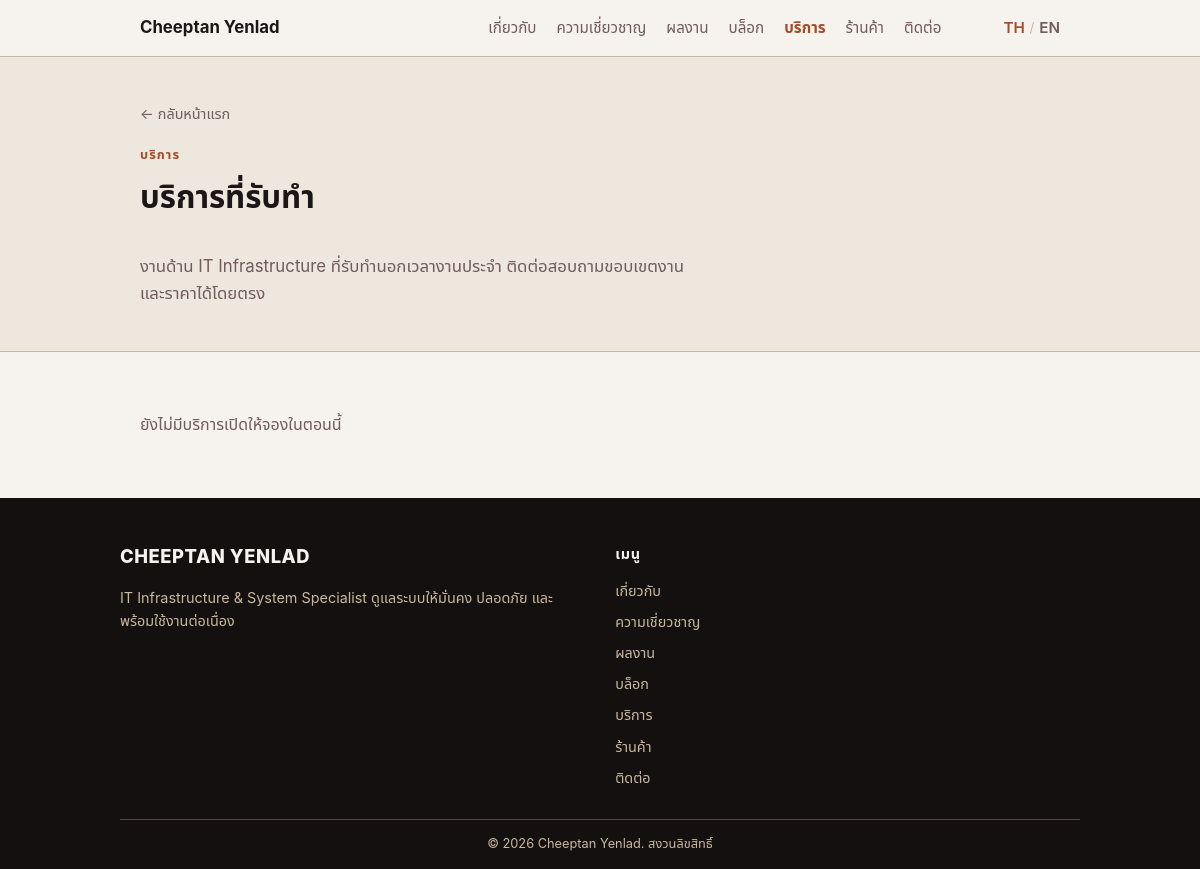
The app's page /services.php, older data.
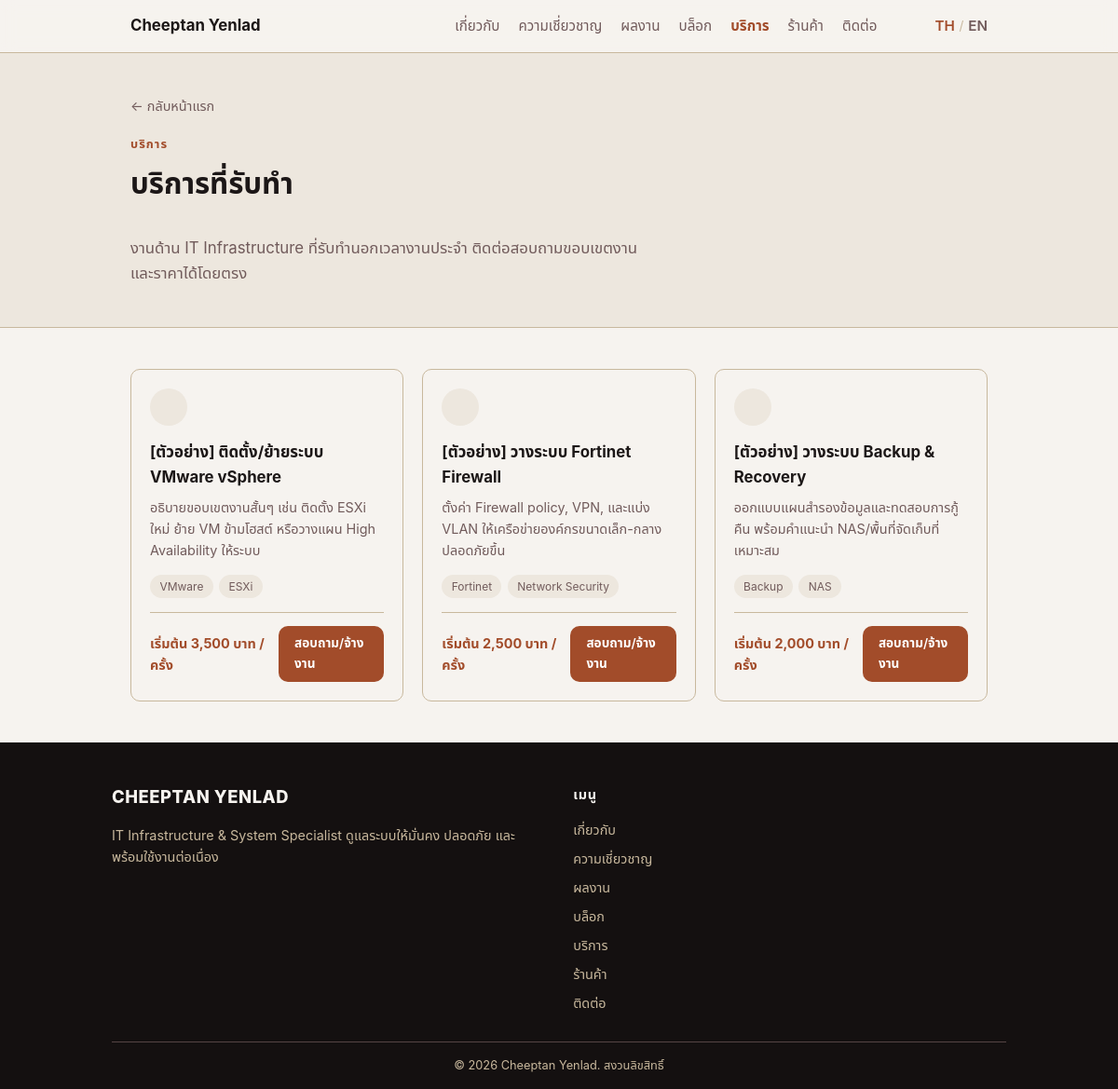
The same page, newer data.
### tables this page shows
CREATE TABLE IF NOT EXISTS services (
    id INT UNSIGNED AUTO_INCREMENT PRIMARY KEY,
    icon VARCHAR(40) NOT NULL DEFAULT 'server',
    title_th VARCHAR(255) NOT NULL,
    title_en VARCHAR(255) NOT NULL,
    description_th TEXT NOT NULL,
    description_en TEXT NOT NULL,
    price_th VARCHAR(100) NOT NULL,
    price_en VARCHAR(100) NOT NULL,
    tags VARCHAR(255) NOT NULL DEFAULT '',
    is_active TINYINT(1) NOT NULL DEFAULT 1,
    sort_order INT NOT NULL DEFAULT 0,
    created_at TIMESTAMP NOT NULL DEFAULT CURRENT_TIMESTAMP,
    updated_at TIMESTAMP NOT NULL DEFAULT CURRENT_TIMESTAMP ON UPDATE CURRENT_TIMESTAMP
);

### includes/lang.php (called while the page is built, shortened)
<?php
function resolve_site_language(): string
{
    return SITE_DEFAULT_LANGUAGE;
}

### includes/db.php (called while the page is built, shortened)
<?php
function get_db(): PDO
{
    static $pdo = null;
    if ($pdo === null) {
        $host = env_get('DB_HOST') ?: 'localhost';
        $dbname = env_get('DB_NAME') ?: 'p1_home_blog';
        $user = env_get('DB_USER') ?: 'root';
        $pass = env_get('DB_PASS') ?: '';
        $pdo = new PDO(
            "mysql:host={$host};dbname={$dbname};charset=utf8mb4",
            $user,
            $pass,
            [
                PDO::ATTR_ERRMODE => PDO::ERRMODE_EXCEPTION,
                PDO::ATTR_DEFAULT_FETCH_MODE => PDO::FETCH_ASSOC,
            ]
        );
    }
    return $pdo;
}

### services.php (the view, shortened to what this page needs)
<?php
require __DIR__ . '/includes/lang.php';
$lang = resolve_site_language();
$all = require __DIR__ . '/config.php';
$data = $all[$lang];
$ui = $data['ui'];
$services = $data['services'];
$currentPage = 'services';
require __DIR__ . '/includes/icons.php';
require __DIR__ . '/includes/db.php';
$titleCol = $lang === 'en' ? 'title_en' : 'title_th';
$descCol = $lang === 'en' ? 'description_en' : 'description_th';
$priceCol = $lang === 'en' ? 'price_en' : 'price_th';
$items = [];
$dbError = false;
try {
    $stmt = get_db()->query(
        "SELECT icon, {$titleCol} AS title, {$descCol} AS description, {$priceCol} AS price, tags
         FROM services
         WHERE is_active = 1
         ORDER BY sort_order ASC, id ASC"
    );
    $items = $stmt->fetchAll();
} catch (PDOException $e) {
    $dbError = true;
}
require __DIR__ . '/includes/header.php';
?>
<section class="page-hero">
    <div class="container">
        <a class="back-link" href="index.php">&larr; <?= htmlspecialchars($services['back_to_home']) ?></a>
        <span class="section-eyebrow"><?= htmlspecialchars($services['eyebrow']) ?></span>
        <h1 class="section-title"><?= htmlspecialchars($services['title']) ?></h1>
        <p class="page-hero-subtitle"><?= htmlspecialchars($services['subtitle']) ?></p>
    </div>
</section>
<section class="services-section">
    <div class="container">
        <?php if ($dbError): ?>
            <p class="blog-state"><?= htmlspecialchars($services['error_state']) ?></p>
        <?php elseif (empty($items)): ?>
            <p class="blog-state"><?= htmlspecialchars($services['empty_state']) ?></p>
        <?php else: ?>
            <div class="services-grid">
                <?php foreach ($items as $i => $item): ?>
                    <div class="service-card reveal" style="--reveal-delay: <?= $i * 70 ?>ms">
                        <div class="service-card-icon"><?= icon($item['icon']) ?></div>
                        <h3 class="service-card-title"><?= htmlspecialchars($item['title']) ?></h3>
                        <p class="service-card-desc"><?= htmlspecialchars($item['description']) ?></p>
                        <?php $tags = array_filter(array_map('trim', explode(',', $item['tags']))); ?>
                        <?php if ($tags): ?>
                            <ul class="service-tags">
                                <?php foreach ($tags as $tag): ?>
                                    <li><?= htmlspecialchars($tag) ?></li>
                                <?php endforeach; ?>
                            </ul>
                        <?php endif; ?>
                        <div class="service-card-footer">
                            <span class="service-price"><?= htmlspecialchars($services['price_prefix']) ?> <?= htmlspecialchars($item['price']) ?></span>
                            <a class="btn btn-primary btn-sm" href="index.php#contact"><?= htmlspecialchars($services['cta_label']) ?></a>
                        </div>
                    </div>
                <?php endforeach; ?>
            </div>
        <?php endif; ?>
    </div>
</section>
<?php require __DIR__ . '/includes/footer.php'; ?>

### includes/header.php (shortened to what this page needs)
<?php
$currentPage = $currentPage ?? 'home';
$features = $features ?? require __DIR__ . '/features.php';
?>
<!DOCTYPE html>
<html lang="<?= htmlspecialchars($lang) ?>">
<head>
    <link rel="stylesheet" href="assets/css/style.css">
</head>
<body>
<header class="site-header">
    <nav class="nav">
        <a class="nav-brand" href="<?= $currentPage === 'home' ? '#top' : 'index.php' ?>"><?= htmlspecialchars($data['site_name']) ?></a>
        <ul class="nav-links" id="nav-links">
            <li><a href="index.php#about"><?= htmlspecialchars($ui['nav_about']) ?></a></li>
            <li><a href="index.php#competencies"><?= htmlspecialchars($ui['nav_competencies']) ?></a></li>
            <li><a href="index.php#achievements"><?= htmlspecialchars($ui['nav_achievements']) ?></a></li>
            <li><a href="blog.php" class="<?= $currentPage === 'blog' ? 'is-active' : '' ?>"><?= htmlspecialchars($ui['nav_blog']) ?></a></li>
            <?php if (!empty($features['services_enabled'])): ?>
            <li><a href="services.php" class="<?= $currentPage === 'services' ? 'is-active' : '' ?>"><?= htmlspecialchars($ui['nav_services']) ?></a></li>
            <?php endif; ?>
            <?php if (!empty($features['shop_enabled'])): ?>
            <li><a href="shop.php" class="<?= $currentPage === 'shop' ? 'is-active' : '' ?>"><?= htmlspecialchars($ui['nav_shop']) ?></a></li>
            <?php endif; ?>
            <li><a href="index.php#contact"><?= htmlspecialchars($ui['nav_contact']) ?></a></li>
            <?php if (!empty($features['shop_enabled'])): ?>
            <li class="nav-cart">
                <a href="cart.php" class="<?= $currentPage === 'cart' ? 'is-active' : '' ?>" aria-label="<?= htmlspecialchars($ui['nav_cart']) ?>">
                    <?= icon('cart') ?>
                </a>
            </li>
            <?php endif; ?>
            <li class="nav-lang-switch">
                <a href="?lang=th" class="<?= $lang === 'th' ? 'is-active' : '' ?>">TH</a>
                <span aria-hidden="true">/</span>
                <a href="?lang=en" class="<?= $lang === 'en' ? 'is-active' : '' ?>">EN</a>
            </li>
        </ul>
    </nav>
</header>
<main id="top">

### includes/icons.php
<?php
function icon(string $name): string
{
    $icons = [
        'server' => '<path d="M4 4h16v6H4z"/><path d="M4 14h16v6H4z"/><path d="M8 7h.01"/><path d="M8 17h.01"/>',
        'shield' => '<path d="M12 3l8 3v6c0 4.5-3.2 7.5-8 9-4.8-1.5-8-4.5-8-9V6z"/><path d="M9 12l2 2 4-4"/>',
        'database' => '<ellipse cx="12" cy="6" rx="8" ry="3"/><path d="M4 6v12c0 1.7 3.6 3 8 3s8-1.3 8-3V6"/><path d="M4 12c0 1.7 3.6 3 8 3s8-1.3 8-3"/>',
        'mail' => '<path d="M4 5h16v14H4z"/><path d="M4.5 5.5l7.5 7 7.5-7"/>',
        'folder' => '<path d="M3 6.5a1 1 0 0 1 1-1h5l2 2h9a1 1 0 0 1 1 1v9a1 1 0 0 1-1 1H4a1 1 0 0 1-1-1z"/>',
        'document' => '<path d="M6 2.5h8l4 4v15H6z"/><path d="M14 2.5v4h4"/><path d="M9 12h6"/><path d="M9 15.5h6"/><path d="M9 19h3"/>',
        'cart' => '<circle cx="9" cy="20" r="1.4"/><circle cx="18" cy="20" r="1.4"/><path d="M2.5 3h2.5l2.4 12.4a2 2 0 0 0 2 1.6h8.2a2 2 0 0 0 2-1.6L21 8H6"/>',
        'tag' => '<path d="M3 3h8l10 10-8 8L3 11z"/><circle cx="8" cy="8" r="1.4"/>',
    ];
    $path = $icons[$name] ?? '';
    return '<svg viewBox="0 0 24 24" fill="none" stroke="currentColor" stroke-width="1.6" stroke-linecap="round" stroke-linejoin="round" aria-hidden="true">' . $path . '</svg>';
}

### includes/footer.php (shortened to what this page needs)
</main>
<footer class="site-footer-wrap">
    <div class="footer-main">
        <div class="container footer-columns">
            <div class="footer-col">
                <h3 class="footer-brand"><?= htmlspecialchars($data['site_name']) ?></h3>
                <p><?= htmlspecialchars($data['footer_about']) ?></p>
            </div>
            <div class="footer-col">
                <h3 class="footer-col-title"><?= htmlspecialchars($ui['footer_menu_title']) ?></h3>
                <nav class="footer-nav">
                    <a href="index.php#about"><?= htmlspecialchars($ui['nav_about']) ?></a>
                    <a href="index.php#competencies"><?= htmlspecialchars($ui['nav_competencies']) ?></a>
                    <a href="index.php#achievements"><?= htmlspecialchars($ui['nav_achievements']) ?></a>
                    <a href="blog.php"><?= htmlspecialchars($ui['nav_blog']) ?></a>
                    <?php if (!empty($features['services_enabled'])): ?>
                    <a href="services.php"><?= htmlspecialchars($ui['nav_services']) ?></a>
                    <?php endif; ?>
                    <?php if (!empty($features['shop_enabled'])): ?>
                    <a href="shop.php"><?= htmlspecialchars($ui['nav_shop']) ?></a>
                    <?php endif; ?>
                    <a href="index.php#contact"><?= htmlspecialchars($ui['nav_contact']) ?></a>
                </nav>
            </div>
        </div>
        <div class="container footer-bottom">
            <p>&copy; <?= date('Y') ?> <?= htmlspecialchars($data['site_name']) ?>. <?= htmlspecialchars($ui['footer_rights']) ?></p>
        </div>
    </div>
</footer>
</body>
</html>

Row changes from the older to the newer data that the page shows:
added services: title_th "[ตัวอย่าง] ติดตั้ง/ย้ายระบบ VMware vSphere", description_th "อธิบายขอบเขตงานสั้นๆ เช่น ติดตั้ง ESXi ใหม่ ย้าย VM ข้ามโฮสต์ หรือวางแผน High Availability ให้ระบบ", tags "VMware", tags "ESXi", price_th "3,500 บาท / ครั้ง"
added services: title_th "[ตัวอย่าง] วางระบบ Fortinet Firewall", description_th "ตั้งค่า Firewall policy, VPN, และแบ่ง VLAN ให้เครือข่ายองค์กรขนาดเล็ก-กลางปลอดภัยขึ้น", tags "Fortinet", tags "Network Security", price_th "2,500 บาท / ครั้ง"
added services: title_th "[ตัวอย่าง] วางระบบ Backup & Recovery", description_th "ออกแบบแผนสำรองข้อมูลและทดสอบการกู้คืน พร้อมคำแนะนำ NAS/พื้นที่จัดเก็บที่เหมาะสม", tags "Backup", tags "NAS", price_th "2,000 บาท / ครั้ง"
Text that changed along with them:
$services['empty_state']: "ยังไม่มีบริการเปิดให้จองในตอนนี้" → (not shown)
